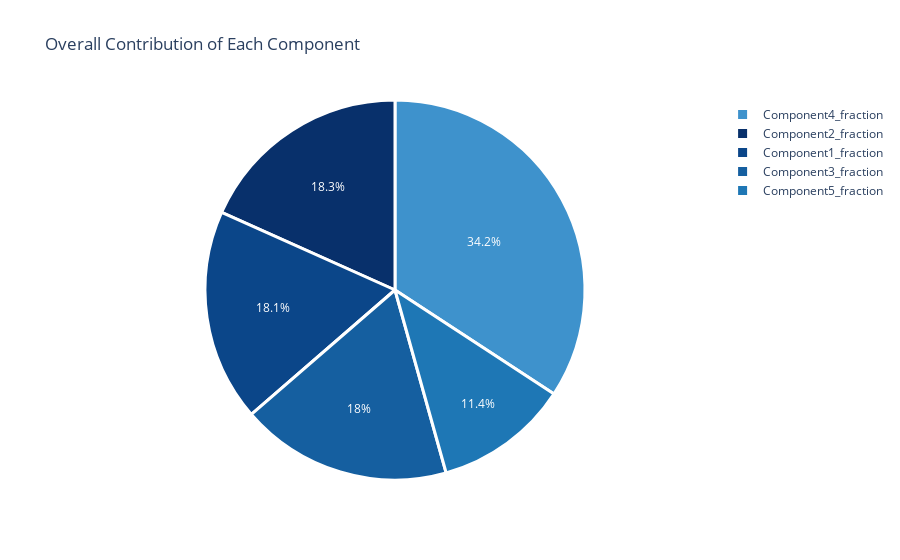

Notebook cell for this chart:
### Markdown cell above
Plot Insights:
- Component1–3:
    - **High frequency at 0 and 0.5**: Indicates these components are often either absent or at maximum allowed proportion.
    - **Relatively uniform in between**: Mild variation in mid-ranges.

- Component4:
    - **Skewed toward higher values, especially 0.5**: Often present in large amounts—likely a dominant or essential component in most blends.

- Component5:
    - **Concentrated around 0.1–0.2, with a drop-off after 0.3**: Typically added in small to moderate quantities, rarely exceeds 0.3.

### Code cell
import plotly.express as px

# Sum each component's contribution across all rows
total_fractions = train_data[fraction_cols].sum(axis=0)

# Prepare data for pie chart
pie_data = total_fractions.reset_index()
pie_data.columns = ['Component', 'TotalFraction']

# Create and show the pie chart using Plotly
fig = px.pie(
    pie_data,
    values='TotalFraction',
    names='Component',
    title='Overall Contribution of Each Component',
    hover_name='Component'
)

colors = ['#0B4689','#08306B','#155FA0','#3E92CC', '#1E77B5',]
fig.update_traces(textposition='inside',
                  textinfo='percent',
                  marker=dict(colors=colors, line=dict(color='#FFFFFF', width=3)))
fig.update_layout(showlegend=True)
fig.show()

### Figure 1 — Plotly figure (JSON) as saved in the notebook; plotly's stock layout.template omitted (floating-point values rounded to 4 significant figures)
{"data": [{"domain": {"x": [0, 1], "y": [0, 1]}, "hovertemplate": "<b>%{hovertext}</b><br><br>Component=%{label}<br>TotalFraction=%{value}<extra></extra>", "hovertext": ["Component1_fraction", "Component2_fraction", "Component3_fraction", "Component4_fraction", "Component5_fraction"], "labels": ["Component1_fraction", "Component2_fraction", "Component3_fraction", "Component4_fraction", "Component5_fraction"], "legendgroup": "", "marker": {"colors": ["#0B4689", "#08306B", "#155FA0", "#3E92CC", "#1E77B5"], "line": {"color": "#FFFFFF", "width": 3}}, "name": "", "showlegend": true, "textinfo": "percent", "textposition": "inside", "type": "pie", "values": [361.4, 365.8, 359.6, 684.2, 229.0]}], "layout": {"legend": {"tracegroupgap": 0}, "showlegend": true, "title": {"text": "Overall Contribution of Each Component"}}}
